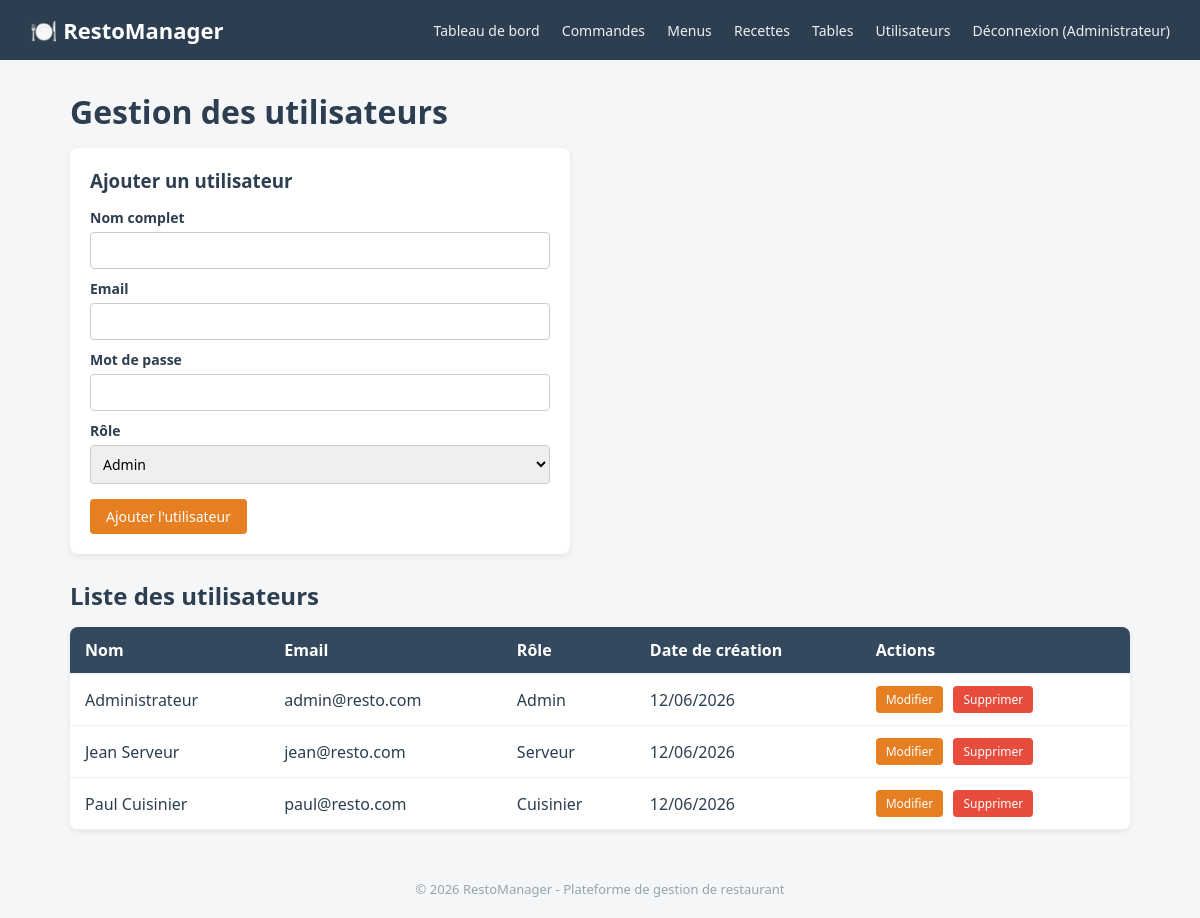
The page /utilisateurs.php (signed in) on the database its author committed.
### tables this page shows
CREATE TABLE utilisateurs (
    id INT AUTO_INCREMENT PRIMARY KEY,
    nom VARCHAR(100) NOT NULL,
    email VARCHAR(100) NOT NULL UNIQUE,
    mot_de_passe VARCHAR(255) NOT NULL,
    role ENUM('admin','manager','serveur','cuisinier') NOT NULL DEFAULT 'serveur',
    date_creation TIMESTAMP DEFAULT CURRENT_TIMESTAMP
);

### utilisateurs.php (the view, shortened to what this page needs)
<?php require 'header.php'; ?>
<?php
$utilisateur_a_modifier = null;
$roles = ['admin', 'manager', 'serveur', 'cuisinier'];
?>
<h1>Gestion des utilisateurs</h1>
<form class="formulaire" method="POST" action="utilisateurs.php">
    <h3><?= $utilisateur_a_modifier ? "Modifier l'utilisateur" : "Ajouter un utilisateur" ?></h3>
    <label for="nom">Nom complet</label>
    <input type="text" id="nom" name="nom" required
           value="<?= htmlspecialchars($utilisateur_a_modifier['nom'] ?? '') ?>">
    <label for="email">Email</label>
    <input type="email" id="email" name="email" required
           value="<?= htmlspecialchars($utilisateur_a_modifier['email'] ?? '') ?>">
    <label for="mot_de_passe">Mot de passe <?= $utilisateur_a_modifier ? '(laisser vide pour ne pas changer)' : '' ?></label>
    <input type="password" id="mot_de_passe" name="mot_de_passe" <?= $utilisateur_a_modifier ? '' : 'required' ?>>
    <label for="role">Rôle</label>
    <select id="role" name="role" required>
        <?php foreach ($roles as $role):
            $selected = (isset($utilisateur_a_modifier['role']) && $utilisateur_a_modifier['role'] === $role) ? 'selected' : '';
        ?>
            <option value="<?= $role ?>" <?= $selected ?>><?= ucfirst($role) ?></option>
        <?php endforeach; ?>
    </select>
    <?php if ($utilisateur_a_modifier): ?>
        <button type="submit" name="modifier">Enregistrer les modifications</button>
        <a class="btn btn-secondaire" href="utilisateurs.php">Annuler</a>
    <?php else: ?>
        <button type="submit" name="ajouter">Ajouter l'utilisateur</button>
    <?php endif; ?>
</form>
<h2>Liste des utilisateurs</h2>
<table>
    <tr>
        <th>Nom</th>
        <th>Email</th>
        <th>Rôle</th>
        <th>Date de création</th>
        <th>Actions</th>
    </tr>
    <?php
    $res = $conn->query("SELECT * FROM utilisateurs ORDER BY id");
    while ($utilisateur = $res->fetch_assoc()):
    ?>
        <tr>
            <td><?= htmlspecialchars($utilisateur['nom']) ?></td>
            <td><?= htmlspecialchars($utilisateur['email']) ?></td>
            <td><?= ucfirst($utilisateur['role']) ?></td>
            <td><?= date('d/m/Y', strtotime($utilisateur['date_creation'])) ?></td>
            <td class="actions">
                <a class="btn btn-sm" href="utilisateurs.php?modifier=<?= $utilisateur['id'] ?>">Modifier</a>
                <a class="btn btn-sm btn-danger" href="utilisateurs.php?supprimer=<?= $utilisateur['id'] ?>"
                   onclick="return confirm('Supprimer cet utilisateur ?');">Supprimer</a>
            </td>
        </tr>
    <?php endwhile; ?>
</table>
<?php require 'footer.php'; ?>

### css/style.css (style rules this page uses)
* { margin: 0; padding: 0; box-sizing: border-box; font-family: 'Segoe UI', Arial, sans-serif; }
body { background-color: #f4f6f8; color: #2c3e50; }
h1, h2, h3 { margin-bottom: 15px; color: #2c3e50; }
table { width: 100%; border-collapse: collapse; background: #fff; border-radius: 8px; overflow: hidden; box-shadow: 0 2px 6px rgba(0,0,0,0.08); margin-bottom: 20px; }
table th, table td { padding: 12px 15px; text-align: left; border-bottom: 1px solid #ecf0f1; }
table th { background-color: #34495e; color: #fff; }
form.formulaire { background: #fff; padding: 20px; border-radius: 8px; box-shadow: 0 2px 6px rgba(0,0,0,0.08); margin-bottom: 25px; max-width: 500px; }
label { display: block; margin-top: 10px; margin-bottom: 5px; font-weight: bold; font-size: 14px; }
input, select, textarea { width: 100%; padding: 8px; border: 1px solid #ccc; border-radius: 4px; font-size: 14px; }
button, .btn { display: inline-block; margin-top: 15px; padding: 8px 16px; background-color: #e67e22; color: #fff; border: none; border-radius: 4px; cursor: pointer; text-decoration: none; font-size: 14px; transition: background-color 0.2s; }
.btn-danger { background-color: #e74c3c; }
.btn-sm { padding: 5px 10px; font-size: 12px; margin-top: 0; }
.actions a { margin-right: 6px; }

### rows shown on the page
utilisateurs: nom "Administrateur", email "admin@resto.com", role "Admin", date_creation "12/06/2026"
utilisateurs: nom "Jean Serveur", email "jean@resto.com", role "Serveur", date_creation "12/06/2026"
utilisateurs: nom "Paul Cuisinier", email "paul@resto.com", role "Cuisinier", date_creation "12/06/2026"

### other values the page prints
$_SESSION['nom'] "Administrateur"
form field role "Admin"
